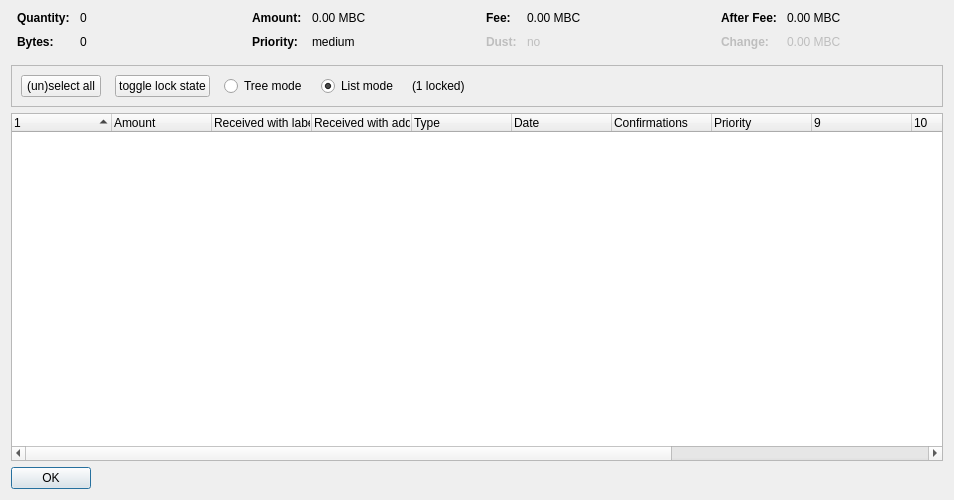
<?xml version="1.0" encoding="UTF-8"?>
<ui version="4.0">
 <class>CoinControlDialog</class>
 <widget class="QDialog" name="CoinControlDialog">
  <property name="geometry">
   <rect>
    <x>0</x>
    <y>0</y>
    <width>954</width>
    <height>500</height>
   </rect>
  </property>
  <property name="windowTitle">
   <string>Coin Selection</string>
  </property>
  <layout class="QVBoxLayout" name="verticalLayout">
   <item>
    <layout class="QHBoxLayout" name="horizontalLayoutTop" stretch="0,0,0,0">
     <property name="topMargin">
      <number>0</number>
     </property>
     <property name="bottomMargin">
      <number>10</number>
     </property>
     <item>
      <layout class="QFormLayout" name="formLayoutCoinControl1">
       <property name="horizontalSpacing">
        <number>10</number>
       </property>
       <property name="verticalSpacing">
        <number>10</number>
       </property>
       <property name="leftMargin">
        <number>6</number>
       </property>
       <property name="rightMargin">
        <number>6</number>
       </property>
       <item row="0" column="0">
        <widget class="QLabel" name="labelCoinControlQuantityText">
         <property name="font">
          <font>
           <weight>75</weight>
           <bold>true</bold>
          </font>
         </property>
         <property name="text">
          <string>Quantity:</string>
         </property>
        </widget>
       </item>
       <item row="0" column="1">
        <widget class="QLabel" name="labelCoinControlQuantity">
         <property name="cursor">
          <cursorShape>IBeamCursor</cursorShape>
         </property>
         <property name="contextMenuPolicy">
          <enum>Qt::ActionsContextMenu</enum>
         </property>
         <property name="text">
          <string notr="true">0</string>
         </property>
         <property name="textInteractionFlags">
          <set>Qt::LinksAccessibleByMouse|Qt::TextSelectableByKeyboard|Qt::TextSelectableByMouse</set>
         </property>
        </widget>
       </item>
       <item row="1" column="0">
        <widget class="QLabel" name="labelCoinControlBytesText">
         <property name="font">
          <font>
           <weight>75</weight>
           <bold>true</bold>
          </font>
         </property>
         <property name="text">
          <string>Bytes:</string>
         </property>
        </widget>
       </item>
       <item row="1" column="1">
        <widget class="QLabel" name="labelCoinControlBytes">
         <property name="cursor">
          <cursorShape>IBeamCursor</cursorShape>
         </property>
         <property name="contextMenuPolicy">
          <enum>Qt::ActionsContextMenu</enum>
         </property>
         <property name="text">
          <string notr="true">0</string>
         </property>
         <property name="textInteractionFlags">
          <set>Qt::LinksAccessibleByMouse|Qt::TextSelectableByKeyboard|Qt::TextSelectableByMouse</set>
         </property>
        </widget>
       </item>
      </layout>
     </item>
     <item>
      <layout class="QFormLayout" name="formLayoutCoinControl2">
       <property name="horizontalSpacing">
        <number>10</number>
       </property>
       <property name="verticalSpacing">
        <number>10</number>
       </property>
       <property name="leftMargin">
        <number>6</number>
       </property>
       <property name="rightMargin">
        <number>6</number>
       </property>
       <item row="0" column="0">
        <widget class="QLabel" name="labelCoinControlAmountText">
         <property name="font">
          <font>
           <weight>75</weight>
           <bold>true</bold>
          </font>
         </property>
         <property name="text">
          <string>Amount:</string>
         </property>
        </widget>
       </item>
       <item row="0" column="1">
        <widget class="QLabel" name="labelCoinControlAmount">
         <property name="cursor">
          <cursorShape>IBeamCursor</cursorShape>
         </property>
         <property name="contextMenuPolicy">
          <enum>Qt::ActionsContextMenu</enum>
         </property>
         <property name="text">
          <string notr="true">0.00 MBC</string>
         </property>
         <property name="textInteractionFlags">
          <set>Qt::LinksAccessibleByMouse|Qt::TextSelectableByKeyboard|Qt::TextSelectableByMouse</set>
         </property>
        </widget>
       </item>
       <item row="1" column="0">
        <widget class="QLabel" name="labelCoinControlPriorityText">
         <property name="font">
          <font>
           <weight>75</weight>
           <bold>true</bold>
          </font>
         </property>
         <property name="text">
          <string>Priority:</string>
         </property>
        </widget>
       </item>
       <item row="1" column="1">
        <widget class="QLabel" name="labelCoinControlPriority">
         <property name="cursor">
          <cursorShape>IBeamCursor</cursorShape>
         </property>
         <property name="contextMenuPolicy">
          <enum>Qt::ActionsContextMenu</enum>
         </property>
         <property name="text">
          <string>medium</string>
         </property>
         <property name="textInteractionFlags">
          <set>Qt::LinksAccessibleByMouse|Qt::TextSelectableByKeyboard|Qt::TextSelectableByMouse</set>
         </property>
        </widget>
       </item>
      </layout>
     </item>
     <item>
      <layout class="QFormLayout" name="formLayoutCoinControl3">
       <property name="horizontalSpacing">
        <number>10</number>
       </property>
       <property name="verticalSpacing">
        <number>10</number>
       </property>
       <property name="leftMargin">
        <number>6</number>
       </property>
       <property name="rightMargin">
        <number>6</number>
       </property>
       <item row="0" column="0">
        <widget class="QLabel" name="labelCoinControlFeeText">
         <property name="font">
          <font>
           <weight>75</weight>
           <bold>true</bold>
          </font>
         </property>
         <property name="text">
          <string>Fee:</string>
         </property>
        </widget>
       </item>
       <item row="0" column="1">
        <widget class="QLabel" name="labelCoinControlFee">
         <property name="cursor">
          <cursorShape>IBeamCursor</cursorShape>
         </property>
         <property name="contextMenuPolicy">
          <enum>Qt::ActionsContextMenu</enum>
         </property>
         <property name="text">
          <string notr="true">0.00 MBC</string>
         </property>
         <property name="textInteractionFlags">
          <set>Qt::LinksAccessibleByMouse|Qt::TextSelectableByKeyboard|Qt::TextSelectableByMouse</set>
         </property>
        </widget>
       </item>
       <item row="1" column="0">
        <widget class="QLabel" name="labelCoinControlLowOutputText">
         <property name="enabled">
          <bool>false</bool>
         </property>
         <property name="font">
          <font>
           <weight>75</weight>
           <bold>true</bold>
          </font>
         </property>
         <property name="text">
          <string>Dust:</string>
         </property>
        </widget>
       </item>
       <item row="1" column="1">
        <widget class="QLabel" name="labelCoinControlLowOutput">
         <property name="enabled">
          <bool>false</bool>
         </property>
         <property name="cursor">
          <cursorShape>IBeamCursor</cursorShape>
         </property>
         <property name="contextMenuPolicy">
          <enum>Qt::ActionsContextMenu</enum>
         </property>
         <property name="text">
          <string>no</string>
         </property>
         <property name="textInteractionFlags">
          <set>Qt::LinksAccessibleByMouse|Qt::TextSelectableByKeyboard|Qt::TextSelectableByMouse</set>
         </property>
        </widget>
       </item>
      </layout>
     </item>
     <item>
      <layout class="QFormLayout" name="formLayoutCoinControl4">
       <property name="horizontalSpacing">
        <number>10</number>
       </property>
       <property name="verticalSpacing">
        <number>10</number>
       </property>
       <property name="leftMargin">
        <number>6</number>
       </property>
       <property name="rightMargin">
        <number>6</number>
       </property>
       <item row="0" column="0">
        <widget class="QLabel" name="labelCoinControlAfterFeeText">
         <property name="font">
          <font>
           <weight>75</weight>
           <bold>true</bold>
          </font>
         </property>
         <property name="text">
          <string>After Fee:</string>
         </property>
        </widget>
       </item>
       <item row="0" column="1">
        <widget class="QLabel" name="labelCoinControlAfterFee">
         <property name="cursor">
          <cursorShape>IBeamCursor</cursorShape>
         </property>
         <property name="contextMenuPolicy">
          <enum>Qt::ActionsContextMenu</enum>
         </property>
         <property name="text">
          <string notr="true">0.00 MBC</string>
         </property>
         <property name="textInteractionFlags">
          <set>Qt::LinksAccessibleByMouse|Qt::TextSelectableByKeyboard|Qt::TextSelectableByMouse</set>
         </property>
        </widget>
       </item>
       <item row="1" column="0">
        <widget class="QLabel" name="labelCoinControlChangeText">
         <property name="enabled">
          <bool>false</bool>
         </property>
         <property name="font">
          <font>
           <weight>75</weight>
           <bold>true</bold>
          </font>
         </property>
         <property name="text">
          <string>Change:</string>
         </property>
        </widget>
       </item>
       <item row="1" column="1">
        <widget class="QLabel" name="labelCoinControlChange">
         <property name="enabled">
          <bool>false</bool>
         </property>
         <property name="cursor">
          <cursorShape>IBeamCursor</cursorShape>
         </property>
         <property name="contextMenuPolicy">
          <enum>Qt::ActionsContextMenu</enum>
         </property>
         <property name="text">
          <string notr="true">0.00 MBC</string>
         </property>
         <property name="textInteractionFlags">
          <set>Qt::LinksAccessibleByMouse|Qt::TextSelectableByKeyboard|Qt::TextSelectableByMouse</set>
         </property>
        </widget>
       </item>
      </layout>
     </item>
    </layout>
   </item>
   <item>
    <widget class="QFrame" name="frame">
     <property name="minimumSize">
      <size>
       <width>0</width>
       <height>40</height>
      </size>
     </property>
     <property name="frameShape">
      <enum>QFrame::StyledPanel</enum>
     </property>
     <property name="frameShadow">
      <enum>QFrame::Sunken</enum>
     </property>
     <layout class="QHBoxLayout" name="horizontalLayout">
      <item>
       <layout class="QHBoxLayout" name="horizontalLayoutPanel" stretch="0,0,0,0,0,0">
        <property name="spacing">
         <number>14</number>
        </property>
        <item>
         <widget class="QPushButton" name="pushButtonSelectAll">
          <property name="sizePolicy">
           <sizepolicy hsizetype="Maximum" vsizetype="Fixed">
            <horstretch>0</horstretch>
            <verstretch>0</verstretch>
           </sizepolicy>
          </property>
          <property name="text">
           <string>(un)select all</string>
          </property>
          <property name="autoDefault">
           <bool>false</bool>
          </property>
         </widget>
        </item>
        <item>
         <widget class="QPushButton" name="pushButtonToggleLock">
          <property name="sizePolicy">
           <sizepolicy hsizetype="Maximum" vsizetype="Fixed">
            <horstretch>0</horstretch>
            <verstretch>0</verstretch>
           </sizepolicy>
          </property>
          <property name="text">
           <string>toggle lock state</string>
          </property>
          <property name="autoDefault">
           <bool>false</bool>
          </property>
         </widget>
        </item>
        <item>
         <widget class="QRadioButton" name="radioTreeMode">
          <property name="sizePolicy">
           <sizepolicy hsizetype="Maximum" vsizetype="Fixed">
            <horstretch>0</horstretch>
            <verstretch>0</verstretch>
           </sizepolicy>
          </property>
          <property name="text">
           <string>Tree mode</string>
          </property>
         </widget>
        </item>
        <item>
         <widget class="QRadioButton" name="radioListMode">
          <property name="sizePolicy">
           <sizepolicy hsizetype="Maximum" vsizetype="Fixed">
            <horstretch>0</horstretch>
            <verstretch>0</verstretch>
           </sizepolicy>
          </property>
          <property name="text">
           <string>List mode</string>
          </property>
          <property name="checked">
           <bool>true</bool>
          </property>
         </widget>
        </item>
        <item>
         <widget class="QLabel" name="labelLocked">
          <property name="text">
           <string>(1 locked)</string>
          </property>
         </widget>
        </item>
        <item>
         <spacer name="horizontalSpacer">
          <property name="orientation">
           <enum>Qt::Horizontal</enum>
          </property>
          <property name="sizeHint" stdset="0">
           <size>
            <width>40</width>
            <height>20</height>
           </size>
          </property>
         </spacer>
        </item>
       </layout>
      </item>
     </layout>
    </widget>
   </item>
   <item>
    <widget class="CoinControlTreeWidget" name="treeWidget">
     <property name="contextMenuPolicy">
      <enum>Qt::CustomContextMenu</enum>
     </property>
     <property name="sortingEnabled">
      <bool>false</bool>
     </property>
     <property name="columnCount">
      <number>13</number>
     </property>
     <attribute name="headerShowSortIndicator" stdset="0">
      <bool>true</bool>
     </attribute>
     <attribute name="headerStretchLastSection">
      <bool>false</bool>
     </attribute>
     <column>
      <property name="text">
       <string/>
      </property>
     </column>
     <column>
      <property name="text">
       <string>Amount</string>
      </property>
     </column>
     <column>
      <property name="text">
       <string>Received with label</string>
      </property>
     </column>
     <column>
      <property name="text">
       <string>Received with address</string>
      </property>
     </column>
     <column>
      <property name="text">
	<string>Type</string>
      </property>
     </column>
     <column>
      <property name="text">	 
       <string>Date</string>
      </property>
     </column>
     <column>
      <property name="text">
       <string>Confirmations</string>
      </property>
      <property name="toolTip">
       <string>Confirmed</string>
      </property>
     </column>
     <column>
      <property name="text">
       <string>Priority</string>
      </property>
     </column>
     <column>
      <property name="text">
       <string/>
      </property>
     </column>
     <column>
      <property name="text">
       <string/>
      </property>
     </column>
     <column>
      <property name="text">
       <string/>
      </property>
     </column>
     <column>
      <property name="text">
       <string/>
      </property>
     </column>
     <column>
      <property name="text">
       <string/>
      </property>
     </column>
    </widget>
   </item>
   <item>
    <widget class="QDialogButtonBox" name="buttonBox">
     <property name="sizePolicy">
      <sizepolicy hsizetype="Maximum" vsizetype="Fixed">
       <horstretch>0</horstretch>
       <verstretch>0</verstretch>
      </sizepolicy>
     </property>
     <property name="orientation">
      <enum>Qt::Horizontal</enum>
     </property>
     <property name="standardButtons">
      <set>QDialogButtonBox::Ok</set>
     </property>
    </widget>
   </item>
  </layout>
 </widget>
 <customwidgets>
  <customwidget>
   <class>CoinControlTreeWidget</class>
   <extends>QTreeWidget</extends>
   <header>coincontroltreewidget.h</header>
  </customwidget>
 </customwidgets>
 <resources/>
 <connections/>
</ui>
